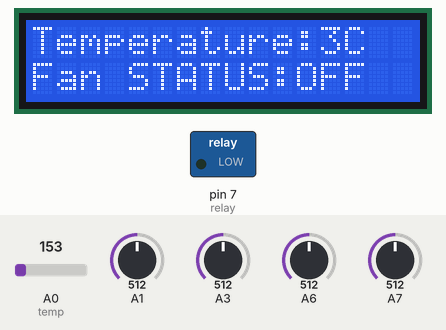
The sketch below on a simulated Arduino Uno, built with avr-gcc and run on an emulated ATmega328P. Parts: 16×2 character LCD, switched loads named in the sketch (green lamp = pin HIGH). Inputs (shaded band) come from the test bench; at power-on: A3 = 512, A1 = 512, A0 (temp) = 153, A6 = 512, A7 = 512.

Above: at 1.2 s.
1.3 s: A3 set to 1023
At 4.3 s:
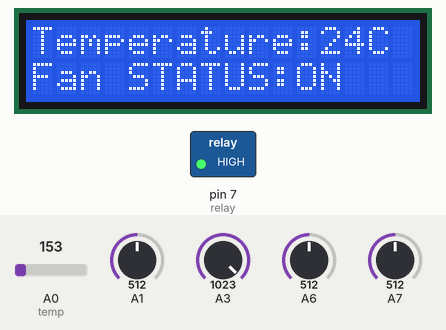
13.7 s: A1 set to 1023
At 14.8 s:
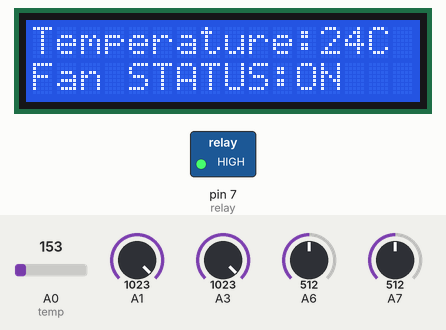
27.3 s: A1 set to 900
At 28.3 s:
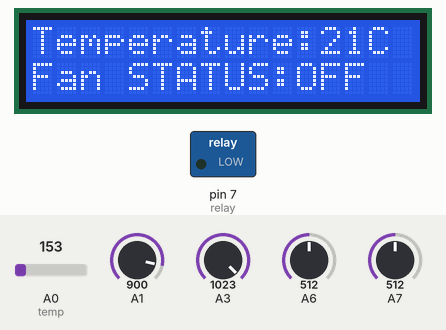
34.1 s: A0 (temp) set to 165
At 46.6 s:
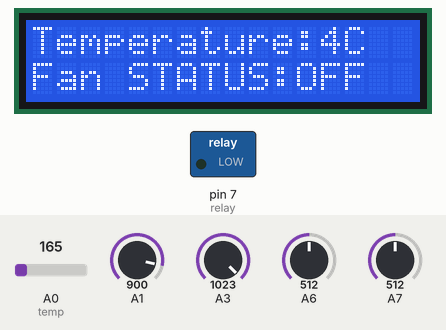
47.0 s: A0 (temp) set to 114
At 52.4 s:
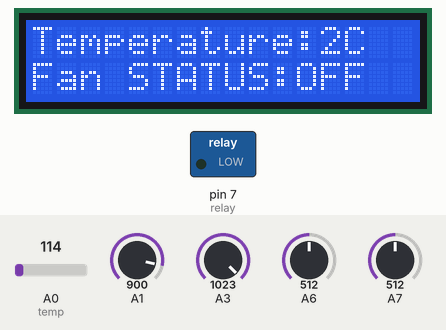
56.1 s: A0 (temp) set to 221
At 58.1 s:
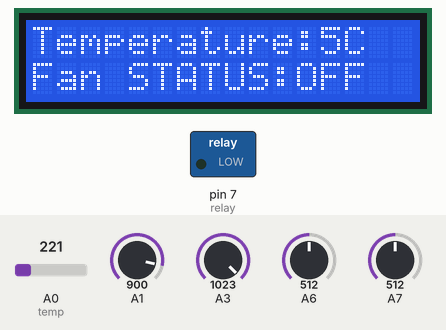
Timing chart, 0 to 59.6 s (numbered marks = the images above; inputs shaded):
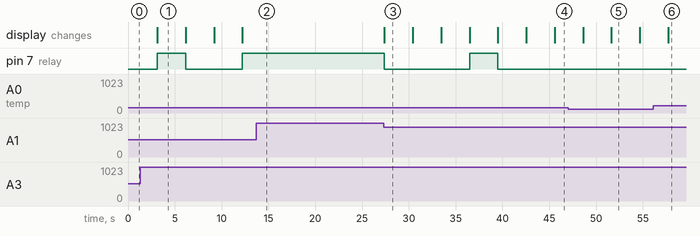

Measured:
- after the input at 1.3 s, pin 7 (relay): LOW → HIGH after 1.8 s, → LOW 3.0 s later, → HIGH 6.1 s later; the display: changes after 1.8 s (image 1)
- after the input at 13.7 s, pin 7 (relay): stays HIGH (without the input it goes to LOW after 1.6 s)
- after the input at 27.3 s, pin 7 (relay): HIGH → LOW after 0.08 s; the display: changes after 0.08 s (image 3)
- after the input at 47.0 s, the display: first differs from a run without the input after 4.6 s (image 5)
- after the input at 56.1 s, the display: changes after 1.6 s (image 6)
- what the display in image 1 shows lasts 3.1 s, from 3.1 s to 6.2 s

The sketch:

chevy_fan.ino
```cpp
#include <Wire.h>
#include <LiquidCrystal_I2C.h>
//i2c pins
LiquidCrystal_I2C lcd(0x27, 16, 2);
int temp = A0; // the output pin of TMP36
int tempin=23;
int cel;
int relay = 7;
void setup() {
  lcd.begin(16,2);
lcd.backlight();//Power on the back light
//lcd.backlight(); Power off the back light

  pinMode(temp, INPUT);
  pinMode(relay, OUTPUT);

}

void loop() {
  temp = analogRead(temp);
  cel = temp * 0.48828125/20;
  Serial.print(cel);
  Serial.println();

  if (cel > tempin) {

    lcd.clear();
    lcd.setCursor(0, 0);
    lcd.print("Temperature:");
    lcd.print(cel); // display the temperature
    lcd.print("C ");
    lcd.setCursor(0, 1);// move cursor to next line
    lcd.print("Fan STATUS:");
    lcd.print("ON"); // display the temperature
    digitalWrite(relay, HIGH);
    delay(3000);
  }


  else {
    lcd.clear();
    lcd.setCursor(0, 0);
    lcd.print("Temperature:");
    lcd.print(cel); // display the temperature
    lcd.print("C ");
    lcd.setCursor(0, 1);// move cursor to next line
    lcd.print("Fan STATUS:");
    lcd.print("OFF"); // display the temperature
    digitalWrite(relay, LOW);
    delay(3000);
  }


}
```
